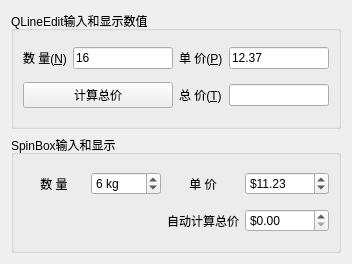
<?xml version="1.0" encoding="UTF-8"?>
<ui version="4.0">
 <class>Widget</class>
 <widget class="QWidget" name="Widget">
  <property name="geometry">
   <rect>
    <x>0</x>
    <y>0</y>
    <width>352</width>
    <height>264</height>
   </rect>
  </property>
  <property name="windowTitle">
   <string>Form</string>
  </property>
  <layout class="QVBoxLayout" name="verticalLayout">
   <item>
    <widget class="QGroupBox" name="groupBox">
     <property name="title">
      <string>QLineEdit输入和显示数值</string>
     </property>
     <layout class="QGridLayout" name="gridLayout">
      <item row="0" column="0">
       <widget class="QLabel" name="label">
        <property name="text">
         <string>数 量(&amp;N)</string>
        </property>
        <property name="buddy">
         <cstring>editCount</cstring>
        </property>
       </widget>
      </item>
      <item row="0" column="1">
       <widget class="QLineEdit" name="editCount">
        <property name="text">
         <string>16</string>
        </property>
       </widget>
      </item>
      <item row="0" column="2">
       <widget class="QLabel" name="label_2">
        <property name="text">
         <string>单 价(&amp;P)</string>
        </property>
        <property name="buddy">
         <cstring>editPrice</cstring>
        </property>
       </widget>
      </item>
      <item row="0" column="3">
       <widget class="QLineEdit" name="editPrice">
        <property name="text">
         <string>12.37</string>
        </property>
       </widget>
      </item>
      <item row="1" column="0" colspan="2">
       <widget class="QPushButton" name="btnCalculate">
        <property name="text">
         <string>计算总价</string>
        </property>
       </widget>
      </item>
      <item row="1" column="2">
       <widget class="QLabel" name="label_3">
        <property name="text">
         <string>总 价(&amp;T)</string>
        </property>
        <property name="buddy">
         <cstring>editTotal</cstring>
        </property>
       </widget>
      </item>
      <item row="1" column="3">
       <widget class="QLineEdit" name="editTotal"/>
      </item>
     </layout>
    </widget>
   </item>
   <item>
    <widget class="QGroupBox" name="groupBox_2">
     <property name="title">
      <string>SpinBox输入和显示</string>
     </property>
     <layout class="QGridLayout" name="gridLayout_2">
      <item row="0" column="3">
       <widget class="QDoubleSpinBox" name="spinPrice">
        <property name="prefix">
         <string>$</string>
        </property>
        <property name="maximum">
         <double>1000.000000000000000</double>
        </property>
        <property name="value">
         <double>11.230000000000000</double>
        </property>
       </widget>
      </item>
      <item row="1" column="3">
       <widget class="QDoubleSpinBox" name="spinTotal">
        <property name="prefix">
         <string>$</string>
        </property>
        <property name="maximum">
         <double>10000.000000000000000</double>
        </property>
       </widget>
      </item>
      <item row="1" column="2" alignment="Qt::AlignHCenter">
       <widget class="QLabel" name="label_6">
        <property name="text">
         <string>自动计算总价</string>
        </property>
        <property name="alignment">
         <set>Qt::AlignCenter</set>
        </property>
       </widget>
      </item>
      <item row="0" column="0">
       <widget class="QLabel" name="label_4">
        <property name="text">
         <string>数 量</string>
        </property>
        <property name="alignment">
         <set>Qt::AlignCenter</set>
        </property>
        <property name="buddy">
         <cstring>spinCount</cstring>
        </property>
       </widget>
      </item>
      <item row="0" column="2">
       <widget class="QLabel" name="label_5">
        <property name="text">
         <string>单 价</string>
        </property>
        <property name="alignment">
         <set>Qt::AlignCenter</set>
        </property>
        <property name="buddy">
         <cstring>spinPrice</cstring>
        </property>
       </widget>
      </item>
      <item row="0" column="1">
       <widget class="QSpinBox" name="spinCount">
        <property name="suffix">
         <string> kg</string>
        </property>
        <property name="maximum">
         <number>1000</number>
        </property>
        <property name="value">
         <number>6</number>
        </property>
       </widget>
      </item>
     </layout>
    </widget>
   </item>
  </layout>
 </widget>
 <resources/>
 <connections/>
</ui>
